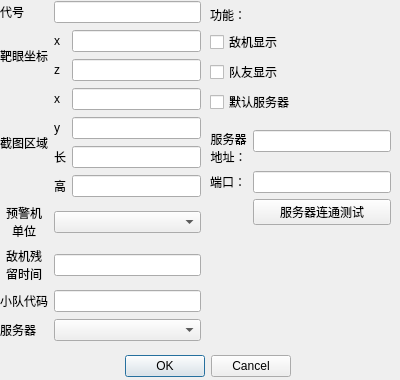
<?xml version="1.0" encoding="UTF-8"?>
<ui version="4.0">
 <class>argsDialog</class>
 <widget class="QDialog" name="argsDialog">
  <property name="geometry">
   <rect>
    <x>0</x>
    <y>0</y>
    <width>400</width>
    <height>380</height>
   </rect>
  </property>
  <property name="sizePolicy">
   <sizepolicy hsizetype="Fixed" vsizetype="Fixed">
    <horstretch>0</horstretch>
    <verstretch>0</verstretch>
   </sizepolicy>
  </property>
  <property name="minimumSize">
   <size>
    <width>400</width>
    <height>380</height>
   </size>
  </property>
  <property name="maximumSize">
   <size>
    <width>400</width>
    <height>380</height>
   </size>
  </property>
  <property name="windowTitle">
   <string>信息输入</string>
  </property>
  <widget class="QDialogButtonBox" name="buttonBox">
   <property name="geometry">
    <rect>
     <x>-50</x>
     <y>350</y>
     <width>341</width>
     <height>32</height>
    </rect>
   </property>
   <property name="orientation">
    <enum>Qt::Orientation::Horizontal</enum>
   </property>
   <property name="standardButtons">
    <set>QDialogButtonBox::StandardButton::Cancel|QDialogButtonBox::StandardButton::Ok</set>
   </property>
  </widget>
  <widget class="QWidget" name="gridLayoutWidget">
   <property name="geometry">
    <rect>
     <x>0</x>
     <y>0</y>
     <width>201</width>
     <height>347</height>
    </rect>
   </property>
   <layout class="QGridLayout" name="gridLayout">
    <item row="2" column="2">
     <widget class="QLineEdit" name="bullsEyeLat"/>
    </item>
    <item row="5" column="1">
     <widget class="QLabel" name="label_8">
      <property name="text">
       <string>长</string>
      </property>
     </widget>
    </item>
    <item row="3" column="0" rowspan="4">
     <widget class="QLabel" name="label_5">
      <property name="toolTip">
       <string>软件是通过读取屏幕文字识别的
因此截图有敌机信息的地方</string>
      </property>
      <property name="text">
       <string>截图区域</string>
      </property>
     </widget>
    </item>
    <item row="10" column="1" colspan="2">
     <widget class="QComboBox" name="serverMode"/>
    </item>
    <item row="3" column="2">
     <widget class="QLineEdit" name="xEdit"/>
    </item>
    <item row="6" column="2">
     <widget class="QLineEdit" name="heightEdit"/>
    </item>
    <item row="2" column="1">
     <widget class="QLabel" name="label_4">
      <property name="text">
       <string>z</string>
      </property>
     </widget>
    </item>
    <item row="0" column="0">
     <widget class="QLabel" name="label">
      <property name="toolTip">
       <string>预警机叫你的呼号</string>
      </property>
      <property name="frameShape">
       <enum>QFrame::Shape::NoFrame</enum>
      </property>
      <property name="text">
       <string>代号</string>
      </property>
     </widget>
    </item>
    <item row="7" column="0">
     <widget class="QLabel" name="label_10">
      <property name="toolTip">
       <string>给你报的敌机信息是什么单位的，海里、公里？</string>
      </property>
      <property name="text">
       <string>预警机
单位</string>
      </property>
      <property name="alignment">
       <set>Qt::AlignmentFlag::AlignCenter</set>
      </property>
     </widget>
    </item>
    <item row="10" column="0">
     <widget class="QLabel" name="label_14">
      <property name="toolTip">
       <string>传统的左上角预警机和SPS服务器右上角报点</string>
      </property>
      <property name="text">
       <string>服务器</string>
      </property>
     </widget>
    </item>
    <item row="7" column="1" colspan="2">
     <widget class="QComboBox" name="AWACASMARK_unit"/>
    </item>
    <item row="4" column="2">
     <widget class="QLineEdit" name="yEdit"/>
    </item>
    <item row="8" column="0">
     <widget class="QLabel" name="label_11">
      <property name="toolTip">
       <string>敌机在屏幕消失的时间</string>
      </property>
      <property name="text">
       <string>敌机残
留时间</string>
      </property>
      <property name="alignment">
       <set>Qt::AlignmentFlag::AlignCenter</set>
      </property>
     </widget>
    </item>
    <item row="1" column="2">
     <widget class="QLineEdit" name="bullsEyeLong">
      <property name="text">
       <string/>
      </property>
     </widget>
    </item>
    <item row="4" column="1">
     <widget class="QLabel" name="label_7">
      <property name="text">
       <string>y</string>
      </property>
     </widget>
    </item>
    <item row="5" column="2">
     <widget class="QLineEdit" name="widthEdit"/>
    </item>
    <item row="1" column="0" rowspan="2">
     <widget class="QLabel" name="label_2">
      <property name="toolTip">
       <string>字面意思</string>
      </property>
      <property name="text">
       <string>靶眼坐标</string>
      </property>
     </widget>
    </item>
    <item row="0" column="1" colspan="2">
     <widget class="QLineEdit" name="callSignLineEdit"/>
    </item>
    <item row="6" column="1">
     <widget class="QLabel" name="label_9">
      <property name="text">
       <string>高</string>
      </property>
     </widget>
    </item>
    <item row="8" column="1" colspan="2">
     <widget class="QLineEdit" name="RemainTime"/>
    </item>
    <item row="1" column="1">
     <widget class="QLabel" name="label_3">
      <property name="text">
       <string>x</string>
      </property>
     </widget>
    </item>
    <item row="3" column="1">
     <widget class="QLabel" name="label_6">
      <property name="text">
       <string>x</string>
      </property>
     </widget>
    </item>
    <item row="9" column="0">
     <widget class="QLabel" name="label_13">
      <property name="toolTip">
       <string>和其他人代码一样，会显示对应小队</string>
      </property>
      <property name="text">
       <string>小队代码</string>
      </property>
     </widget>
    </item>
    <item row="9" column="1" colspan="2">
     <widget class="QLineEdit" name="teamCodeEdit"/>
    </item>
   </layout>
  </widget>
  <widget class="QLabel" name="label_12">
   <property name="geometry">
    <rect>
     <x>210</x>
     <y>4</y>
     <width>53</width>
     <height>21</height>
    </rect>
   </property>
   <property name="toolTip">
    <string>如果不显示敌机，就不截图识别，减少占用
是否显示队友
远程服务器否的话就用下面的</string>
   </property>
   <property name="text">
    <string>功能：</string>
   </property>
  </widget>
  <widget class="QWidget" name="verticalLayoutWidget">
   <property name="geometry">
    <rect>
     <x>210</x>
     <y>30</y>
     <width>181</width>
     <height>86</height>
    </rect>
   </property>
   <layout class="QVBoxLayout" name="verticalLayout">
    <item>
     <widget class="QCheckBox" name="showEnemyCheckBox">
      <property name="toolTip">
       <string/>
      </property>
      <property name="toolTipDuration">
       <number>-1</number>
      </property>
      <property name="text">
       <string>敌机显示</string>
      </property>
     </widget>
    </item>
    <item>
     <widget class="QCheckBox" name="showFriendCheckBox">
      <property name="toolTip">
       <string/>
      </property>
      <property name="toolTipDuration">
       <number>-1</number>
      </property>
      <property name="text">
       <string>队友显示</string>
      </property>
     </widget>
    </item>
    <item>
     <widget class="QCheckBox" name="serverCheckBox">
      <property name="toolTip">
       <string>远程服务器否的话就用下面的</string>
      </property>
      <property name="toolTipDuration">
       <number>-1</number>
      </property>
      <property name="text">
       <string>默认服务器</string>
      </property>
     </widget>
    </item>
   </layout>
  </widget>
  <widget class="QWidget" name="formLayoutWidget">
   <property name="geometry">
    <rect>
     <x>210</x>
     <y>130</y>
     <width>181</width>
     <height>115</height>
    </rect>
   </property>
   <layout class="QFormLayout" name="formLayout">
    <item row="0" column="0">
     <widget class="QLabel" name="label_15">
      <property name="text">
       <string>服务器
地址：</string>
      </property>
      <property name="alignment">
       <set>Qt::AlignmentFlag::AlignCenter</set>
      </property>
     </widget>
    </item>
    <item row="0" column="1">
     <widget class="QLineEdit" name="serverHostEdit">
      <property name="readOnly">
       <bool>false</bool>
      </property>
     </widget>
    </item>
    <item row="1" column="0">
     <widget class="QLabel" name="label_16">
      <property name="text">
       <string>端口：</string>
      </property>
      <property name="alignment">
       <set>Qt::AlignmentFlag::AlignCenter</set>
      </property>
     </widget>
    </item>
    <item row="1" column="1">
     <widget class="QLineEdit" name="portEdit">
      <property name="readOnly">
       <bool>false</bool>
      </property>
     </widget>
    </item>
    <item row="2" column="1">
     <widget class="QPushButton" name="testButton">
      <property name="text">
       <string>服务器连通测试</string>
      </property>
     </widget>
    </item>
    <item row="3" column="1">
     <widget class="QLabel" name="logShow">
      <property name="text">
       <string/>
      </property>
     </widget>
    </item>
   </layout>
  </widget>
 </widget>
 <resources/>
 <connections>
  <connection>
   <sender>buttonBox</sender>
   <signal>accepted()</signal>
   <receiver>argsDialog</receiver>
   <slot>accept()</slot>
   <hints>
    <hint type="sourcelabel">
     <x>248</x>
     <y>254</y>
    </hint>
    <hint type="destinationlabel">
     <x>157</x>
     <y>274</y>
    </hint>
   </hints>
  </connection>
  <connection>
   <sender>buttonBox</sender>
   <signal>rejected()</signal>
   <receiver>argsDialog</receiver>
   <slot>reject()</slot>
   <hints>
    <hint type="sourcelabel">
     <x>316</x>
     <y>260</y>
    </hint>
    <hint type="destinationlabel">
     <x>286</x>
     <y>274</y>
    </hint>
   </hints>
  </connection>
 </connections>
</ui>
